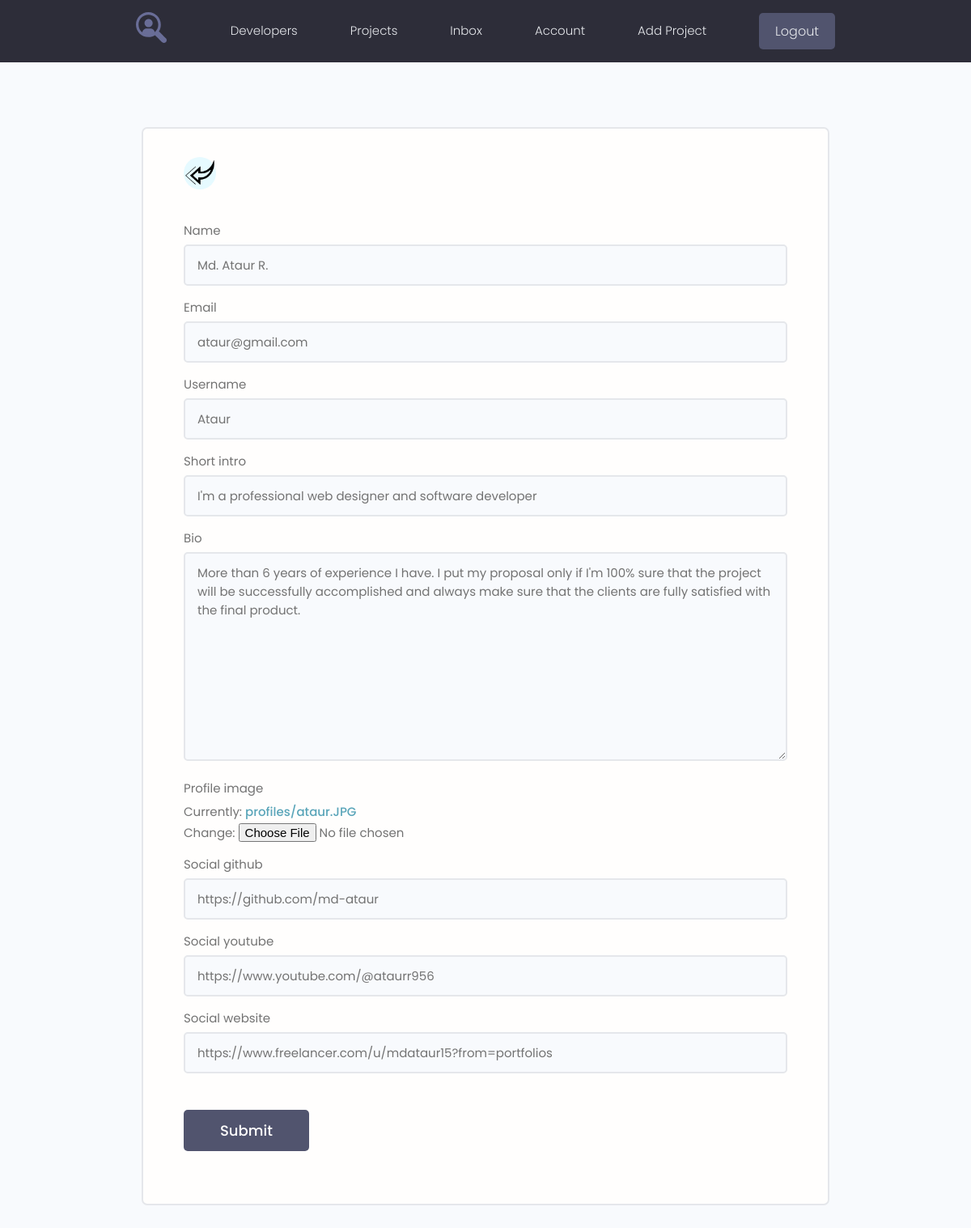
The app's page /edit-account/ (signed in) with its own data.
### users/models.py (models this page shows, shortened)
class Profile(models.Model):
    user = models.OneToOneField(User, on_delete=models.CASCADE, blank=True)
    name = models.CharField(max_length=200, blank=True)
    email = models.EmailField(max_length=200, blank=True)
    username = models.CharField(max_length=200, blank=True)
    short_intro = models.CharField(max_length=200, blank=True)
    bio = models.TextField(blank=True)
    profile_image = models.ImageField(upload_to="profiles/", default="profiles/user-default.png")
    social_github = models.CharField(max_length=200, blank=True)
    social_youtube = models.CharField(max_length=200, blank=True)
    social_website = models.CharField(max_length=200, blank=True)
    created = models.DateTimeField(auto_now_add=True)

### users/views.py (the view)
# urls.py: path('edit-account/', views.edit_account, name='edit-account'),
@login_required(login_url='login')
def edit_account(request):
    profile = request.user.profile  # User Profile modeli bilan One TO One boglanganu uchun request orqali user malumotlarini qulga kiritdik
    form = ProfileForm(instance=profile)  # User malumotlari formada kurinib turadi
    if request.method == 'POST':
        form = ProfileForm(request.POST, request.FILES, instance=profile)  # request.FILES rasmlarni yuklab olish uchun
        if form.is_valid():
            form.save()
            return redirect('account')
    context = {
        'form': form
    }
    return render(request, 'users/profile_form.html', context)

### users/forms.py
class ProfileForm(ModelForm):
    class Meta:
        model = Profile
        fields = ['name', 'email', 'username', 'short_intro', 'bio', 'profile_image', 'social_github', 'social_youtube',
                  'social_website']
    def __init__(self, *args, **kwargs):
        super().__init__(*args, **kwargs)  # tepadagi classga boglandi
        for field in self.fields.values():  # fields lstnini forlayabmiz
            field.widget.attrs.update({'class': 'input'})

### users/templates/users/profile_form.html (shortened to what this page needs)
{% extends 'projects/base.html' %}
{% load static %}
{% block content %}
<main class="formPage my-xl">
        <div class="content-box">
            <div class="formWrapper">
                <a class="backButton" href="{% url 'account' %}"><img src="{% static 'images/left.png' %}" alt="left"></a>
                <br>
                <form class="form" method="POST" action="{% url 'edit-account' %}" enctype="multipart/form-data" >
                    {% for field in form %}
                    <div class="form__field">
                        <label for="formInput#text">{{ field.label }}</label>
                        {{ field }}
                    </div>
                    {% endfor %}
                    <input class="btn btn--sub btn--lg  my-md" type="submit" value="Submit" />
                </form>
            </div>
        </div>
    </main>
{% endblock content %}

### projects/static/styles/app.css (style rules this page uses)
:root { --color-sub: #2d2d39; }
.btn--sub { background-color: var(--color-sub-light); }
img { width: 100%; }
.content-box { width: 95%; max-width: 85rem; margin: 0 auto; }
.backButton { background: var(--color-main-light); color: var(--color-main); width: 4rem; height: 4rem; display: flex; align-items: center; justify-content: center; border-radius: 50%; }
.formPage .formWrapper { list-style: none; background: var(--color-white); padding: 3.5rem 5rem; border: 2px solid var(--color-light); border-radius: 0.7rem; }

### projects/static/uikit/styles/modules/_variables.css (style rules this page uses)
:root { --color-main: #5aa5b9; --color-main-light: #e6faff; --color-sub: #3f4156; --color-sub-light: #51546e; --color-sub-lighter: #ededfd; --color-text: #737373; --color-gray: #8b8b8b; --color-light: #e5e7eb; --color-light-gray: #767676; --color-bg: #f8fafd; --color-white: #fffefd; --color-white-light: #f3f3f3; --color-success: #359e64; --color-success-bg: #def8e8; --color-error: #fc4b0b; --color-error-bg: #fff2ee; --font-base: 'Poppins', arial, helvetica, 'Segoe UI', roboto, ubuntu, sans-serif; --font-monospace: 'Fira Code', 'Courier New', courier, monospace; --font-regular: 300; --font-medium: 500; --font-bold: 700; --generic-shadow: 1px 1px 5px #00000010; --generic-transition: all 0.3s ease-in-out; }

### projects/static/uikit/styles/modules/_base.css (style rules this page uses)
* { margin: 0; padding: 0; box-sizing: border-box; text-rendering: optimizeLegibility; color: inherit; font-size: inherit; }
html { font-size: 50%; }
@media only screen and (min-width: 480px) { html { font-size: 56.25%; } }
@media only screen and (min-width: 1200px) { html { font-size: 62.5%; } }
body { line-height: 1.6; font-weight: 400; font-size: 1.5rem; color: var(--color-text); background-color: var(--color-bg); min-height: 100vh; }

### projects/static/uikit/styles/modules/_typography.css (style rules this page uses)
* { font-family: var(--font-base); }
a { padding-bottom: 2px; text-decoration: none; display: inline-block; color: var(--color-main); font-weight: var(--font-medium); }

### projects/static/uikit/styles/modules/_utilities.css (style rules this page uses)
.my-md { margin: 3rem auto; }
.my-xl { margin: 8rem auto; }

### projects/static/uikit/styles/modules/_button.css (style rules this page uses)
.btn { display: inline-block; position: relative; cursor: pointer; background-color: var(--color-light); font-weight: var(--font-medium); color: var(--color-sub); text-decoration: none; padding: 1rem 2rem; border-radius: 0.5rem; border: none; width: -webkit-fit-content; width: -moz-fit-content; width: fit-content; height: -webkit-fit-content; height: -moz-fit-content; height: fit-content; font-size: 1.6rem; outline-width: 0; outline-color: transparent; -webkit-backface-visibility: hidden; backface-visibility: hidden; transition: all 0.3s ease-in-out; }
.btn--sub { background-color: var(--color-sub); color: var(--color-white); }
.btn--lg { font-size: 1.8rem; padding: 1.2rem 4.5rem; }

### projects/static/uikit/styles/modules/_form.css (style rules this page uses)
.form { display: block; }
.form__field { margin-top: 1.5rem; margin-bottom: 1.5rem; }
.form__label, .form__field > label { display: block; margin-bottom: 0.5rem; color: var(--color-text); }
input.input[type='text'], input.input[type='email'], input.input[type='password'], input.input[type='number'], textarea.input { min-width: 24rem; width: 100%; padding: 1.2rem 1.5rem; border-radius: 0.5rem; border: 2px solid var(--color-light); transition: all 0.3s ease-in-out; background-color: var(--color-bg); }

### records on screen
Profile: form "Md. Ataur R." "ataur@gmail.com" "Ataur" "I'm a professional web designer and software developer" "More than 6 years of experience I have. I put my proposal only if I'm 100% sure that the project will be successfully accomplished and always make sure that the clients are fully satisfied with the final product." "https://github.com/md-ataur" "https://www.youtube.com/@ataurr956" "https://www.freelancer.com/u/mdataur15?from=portfolios"

### other values on screen
{{ field.label }} "Name" "Email" "Username" "Short intro" "Bio" "Profile image" "Social github" "Social youtube" "Social website"
